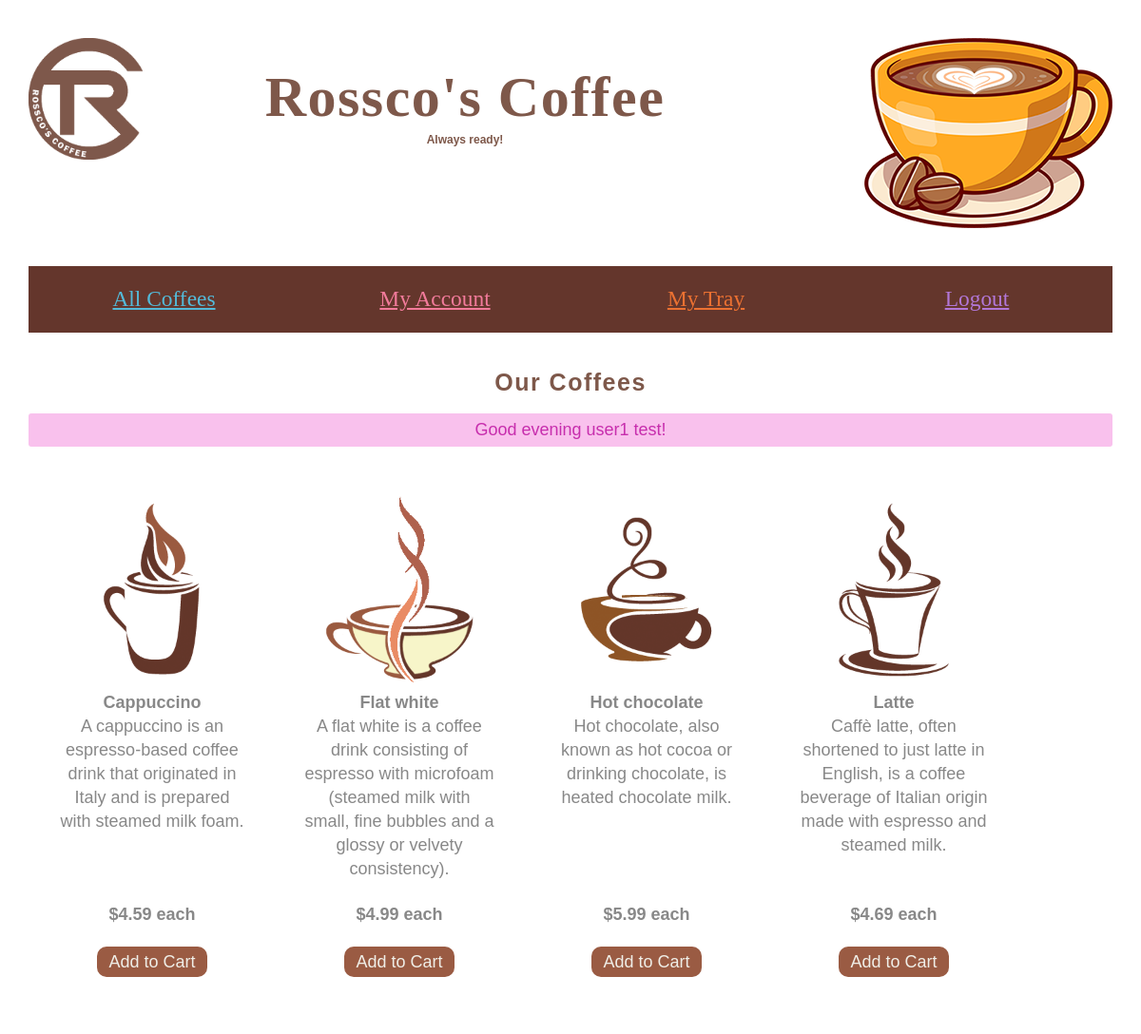
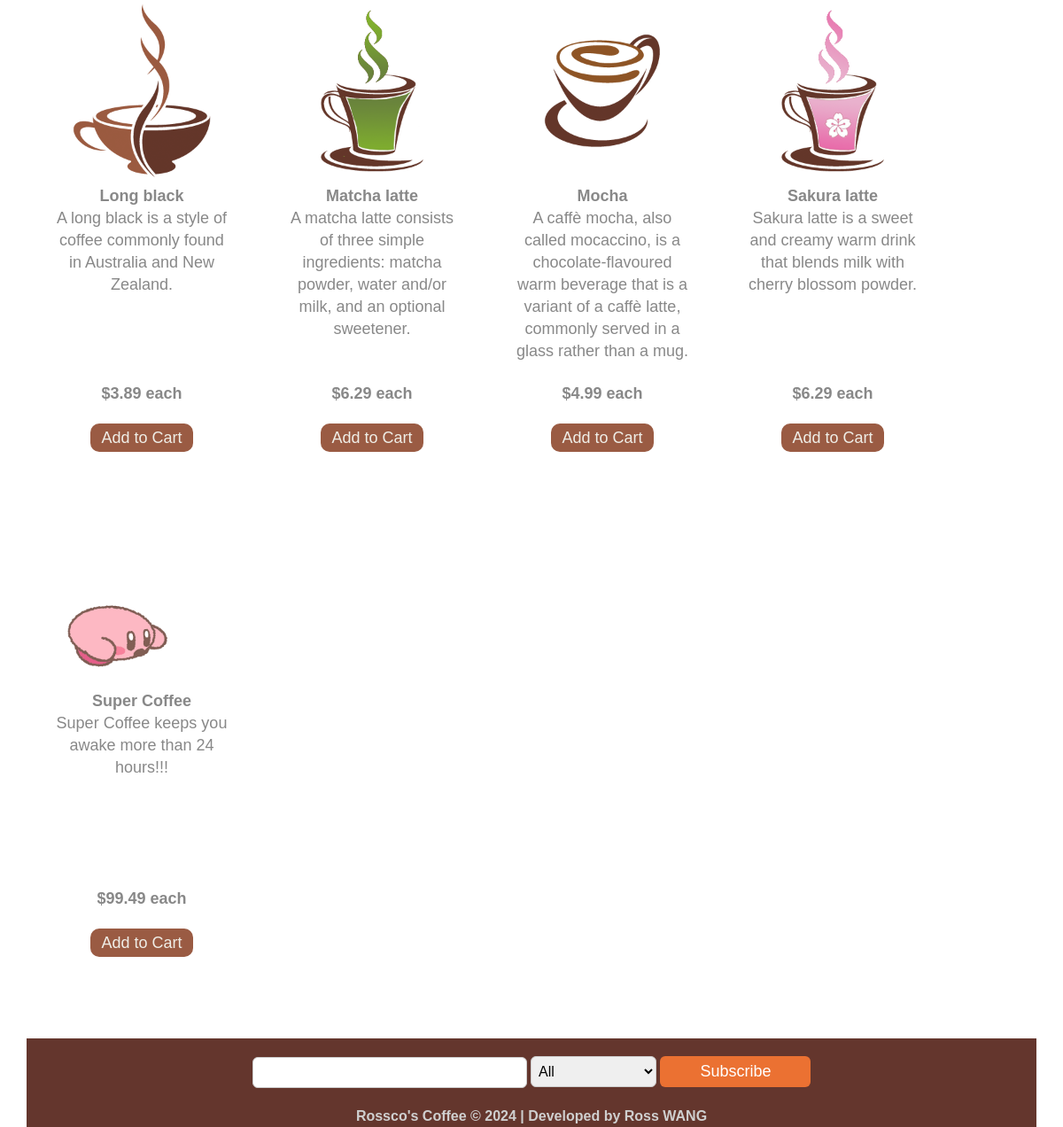
The page /view/coffees.php (signed in) on the database its author committed (2 pictures, top to bottom).
### tables this page shows
CREATE TABLE `coffee` (
  `coffeeID` int(10) NOT NULL,
  `coffeeName` varchar(256) NOT NULL,
  `coffeeDescription` text NOT NULL,
  `coffeePrice` decimal(10,2) NOT NULL,
  `coffeePhoto` varchar(256) NOT NULL
);

### model/functions_users.php (called while the page is built, shortened)
<?php
	function get_user()
	{
		global $conn;
		$sql = 'SELECT * FROM user WHERE username = :username';
		$statement = $conn->prepare($sql);
		$statement->bindValue(':username', $_SESSION['user']);
		$statement->execute();
		$result = $statement->fetch();
		return $result;
	}
?>

### model/functions_cart.php (called while the page is built, shortened)
<?php
	function count_cart_items($userID)
	{
		global $conn;
		$sql = 'SELECT * FROM cart WHERE userID = :userID and cartStatus = :cartStatus';
		$statement = $conn->prepare($sql);
		$statement->bindValue(':userID', $userID);
        $statement->bindValue(':cartStatus', 'unpaid');
		$statement->execute();
		$result = $statement->fetchAll();
		$count = $statement->rowCount();
		return $count;
	}
?>

### model/functions_coffees.php (called while the page is built, shortened)
<?php
	function get_coffees()
	{
		global $conn;
		$sql = 'SELECT * FROM coffee ORDER BY coffeeName LIMIT 0,9';
		$statement = $conn->prepare($sql);
		$statement->execute();
		$result = $statement->fetchAll();
		return $result;
	}
?>

### view/coffees.php (the view, shortened to what this page needs)
<?php
	require('../model/database.php');
	require('../model/functions_coffees.php');
	require('../model/functions_messages.php');
	require('header.php');
	require('nav.php');
?>
<section id="main">
	<h2>Our Coffees</h2>
	<?php
		$message = user_message();
		$result = get_coffees();
		$userID = get_user()['userID'];
	?>
	<div id="coffees">
		<?php foreach($result as $row):?>
			<div class="coffee">
				<div class="coffeeInfo">
					<?php
						if((is_null($row['coffeePhoto'])) || (empty($row['coffeePhoto'])))
						{
							echo "<p><img src='../images/default.gif' width=200 height=200 alt='default photo' /></p>";
						}
						else
						{
							echo "<p><img src='../images/" . ($row['coffeePhoto']) . "'" . ' width=200 height=200 alt="coffee photo"'  . "/></p>";
						}
					?>
					<p class="coffeeName"><?php echo $row['coffeeName']; ?></p>
					<p><?php echo $row['coffeeDescription']; ?></p>
				</div>
				<div class="coffeePrice">
					<p><?php echo "$" . (number_format($row['coffeePrice'], 2)); ?> each</p>
				</div>
				<div class="coffeeUpdate">
						<?php
							$coffeeID = $row['coffeeID'];
						?>
					<p>
						<a href = '../controller/cart_add_process.php?coffeeID=<?php echo $coffeeID; ?>&userID=<?php echo $userID; ?>'>
							Add to Cart
						</a>
					</p>
				</div>
			</div>
		<?php endforeach; ?>
	</div>
</section>
<?php
	require('footer.php');
?>

### view/header.php (shortened to what this page needs)
<!DOCTYPE html>
<html lang="en">
<head>
    <link rel="stylesheet" href="../css/main.css">
</head>
<body>
	<section id="container">
		<header>
			<div class="logo">
				<a href = "coffees.php">
					<img src="../images/rc-logo.png">
				</a>
				<h1><span class="icon">Rossco's Coffee</span></h1>
				<p class="slogan">Always ready!</p>
			</div>
		</header>

### view/nav.php (shortened to what this page needs)
<?php
	require('../model/database.php');
	require('../model/functions_users.php');
  require('../model/functions_cart.php');
	$username = $_SESSION['user'];
  $userID = get_user()['userID'];
  $cartCount = count_cart_items($userID);
?>
<?php
  if(($username) == 'admin')
  {
    echo "<div id='nav_admin'>";
  }
  else{
    echo "<div id='nav'>";
  }
?>
	<div class="link-container">
	  <a class="link-blue link-move" href="coffees.php">All Coffees</a>
	</div>
	<div class="link-container">
		<a class="link-pink link-move" href="account.php">My Account</a>
	</div>
	<div class="link-container">
    <?php
      if ($cartCount>0)
      {
        echo "<a class='link-orange link-move' href='cart.php'>My Tray ($cartCount)</a>";
      }
      else
      {
        echo "<a class='link-orange link-move' href='cart.php'>My Tray</a>";
      }
    ?>
	</div>
	<div class="link-container">
		<a class="link-purple link-move" href="../controller/logout_process.php">Logout</a>
	</div>
</div>

### model/functions_messages.php (shortened to what this page needs)
<?php
	function user_message()
	{
		if(isset($_SESSION['error']))
		{
			echo '<div class="error">';
			echo '<p>' . $_SESSION['error'] . '</p>';
			echo '</div>';
			unset($_SESSION['error']);
		}
		elseif(isset($_SESSION['success']))
		{
			echo '<div class="success">';
			echo '<p>' . $_SESSION['success'] . '</p>';
			echo '</div>';
		}
	}
?>

### view/footer.php (shortened to what this page needs)
		<footer>
			<form id="subForm" action="../controller/subscription_add_process.php" method="get" enctype="multipart/form-data">
				<div>
					<input id="subEmail" type="text" name="subEmail" required />
					<select id="subCategory" name="subCategory" >
						<option value="%" selected>All</option>
					</select>
					<input id="subSubmit" type="submit" value="Subscribe" />
				</div>
			</form>
			<p>Rossco's Coffee &copy; <?php echo date('Y'); ?> | Developed by Ross WANG</p>
		</footer>
	</section>
</body>
</html>

### rows shown on the page
coffee: coffeePhoto (picture), coffeeName "Cappuccino", coffeeDescription "A cappuccino is an espresso-based coffee drink that originated in Italy and is prepared with steamed milk foam.", coffeePrice "4.59"
coffee: coffeePhoto (picture), coffeeName "Flat white", coffeeDescription "A flat white is a coffee drink consisting of espresso with microfoam (steamed milk with small, fine bubbles and a glossy or velvety consistency).", coffeePrice "4.99"
coffee: coffeePhoto (picture), coffeeName "Hot chocolate", coffeeDescription "Hot chocolate, also known as hot cocoa or drinking chocolate, is heated chocolate milk.", coffeePrice "5.99"
coffee: coffeePhoto (picture), coffeeName "Latte", coffeeDescription "Caffè latte, often shortened to just latte in English, is a coffee beverage of Italian origin made with espresso and steamed milk.", coffeePrice "4.69"
coffee: coffeePhoto (picture), coffeeName "Long black", coffeeDescription "A long black is a style of coffee commonly found in Australia and New Zealand.", coffeePrice "3.89"
coffee: coffeePhoto (picture), coffeeName "Matcha latte", coffeeDescription "A matcha latte consists of three simple ingredients: matcha powder, water and/or milk, and an optional sweetener.", coffeePrice "6.29"
coffee: coffeePhoto (picture), coffeeName "Mocha", coffeeDescription "A caffè mocha, also called mocaccino, is a chocolate-flavoured warm beverage that is a variant of a caffè latte, commonly served in a glass rather than a mug.", coffeePrice "4.99"
coffee: coffeePhoto (picture), coffeeName "Sakura latte", coffeeDescription "Sakura latte is a sweet and creamy warm drink that blends milk with cherry blossom powder.", coffeePrice "6.29"
coffee: coffeeName "Super Coffee", coffeeDescription "Super Coffee keeps you awake more than 24 hours!!!", coffeePrice "99.49"

### other values the page prints
$_SESSION['success'] "Good evening user1 test!"
